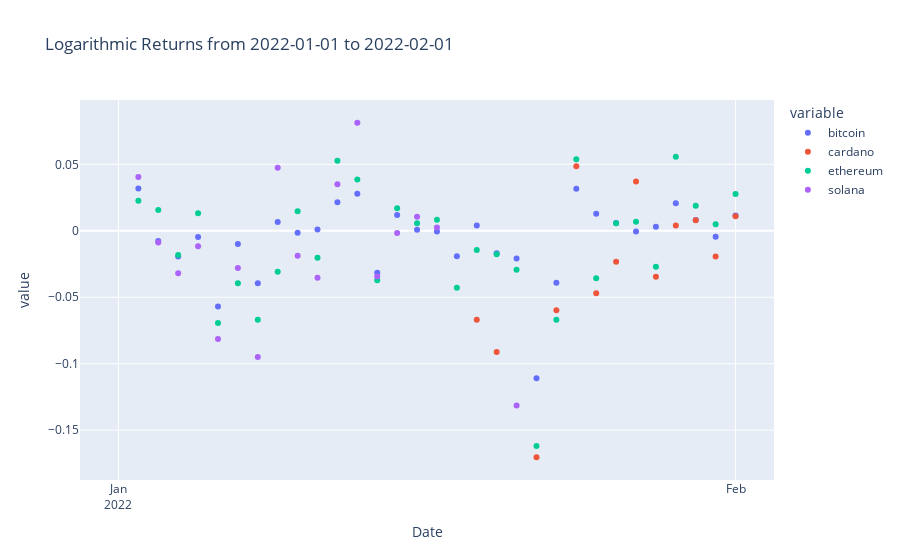

This figure's notebook cell:
### Markdown cell above
## Logarithmic returns
* return in period t can be expressed in terms of prices of period t and t + 1 in the following way ${R(t,x_{k_i}) = log \left({R(t,x_{k_i}) \over R(t+1,(x_{k_i})}\right)}$
* apply the logarithmic returns to actual market cap, the rolling mean, and rolling standard diviation 
* need to calculate the mean of daily logarithmic returns

### Code cell
import plotly.express as px

log_returns = clsROR.get_logarithmic_returns(_topNassets_df, value_col_name='market_cap')
trans_log_returns = clsETL.transfrom_data(log_returns,value_col_name="log")
_min_date = (trans_log_returns["Date"].min()).date()
_max_date = (trans_log_returns["Date"].max()).date()
_title = "Actuals logarithmic Returns from "+str(_min_date)+" to "+str(_max_date)
fig = px.scatter(trans_log_returns, x="Date", y=trans_log_returns.columns,
              hover_data={"Date": "|%B %d, %Y"},
              title=_title)
fig.update_xaxes(
    dtick="M1",
    tickformat="%b\n%Y")
fig.show()

### Figure 1 — Plotly figure (JSON) as saved in the notebook; plotly's stock layout.template omitted (floating-point values rounded to 4 significant figures)
{"data": [{"hovertemplate": "variable=bitcoin<br>Date=%{x|%B %d, %Y}<br>value=%{y}<extra></extra>", "legendgroup": "bitcoin", "marker": {"color": "#636efa", "symbol": "circle"}, "mode": "markers", "name": "bitcoin", "orientation": "v", "showlegend": true, "type": "scatter", "x": ["2022-01-01T00:00:00", "2022-01-02T00:00:00", "2022-01-03T00:00:00", "2022-01-04T00:00:00", "2022-01-05T00:00:00", "2022-01-06T00:00:00", "2022-01-07T00:00:00", "2022-01-08T00:00:00", "2022-01-09T00:00:00", "2022-01-10T00:00:00", "2022-01-11T00:00:00", "2022-01-12T00:00:00", "2022-01-13T00:00:00", "2022-01-14T00:00:00", "2022-01-15T00:00:00", "2022-01-16T00:00:00", "2022-01-17T00:00:00", "2022-01-18T00:00:00", "2022-01-19T00:00:00", "2022-01-20T00:00:00", "2022-01-21T00:00:00", "2022-01-22T00:00:00", "2022-01-23T00:00:00", "2022-01-24T00:00:00", "2022-01-25T00:00:00", "2022-01-26T00:00:00", "2022-01-27T00:00:00", "2022-01-28T00:00:00", "2022-01-29T00:00:00", "2022-01-30T00:00:00", "2022-01-31T00:00:00", "2022-02-01T00:00:00"], "xaxis": "x", "y": [null, 0.03185, -0.007786, -0.01936, -0.004654, -0.05696, -0.009956, -0.03956, 0.006525, -0.00157, 0.0009585, 0.02149, 0.02782, -0.03167, 0.01186, 0.0008218, -0.0005814, -0.01917, 0.003913, -0.01688, -0.0208, -0.1111, -0.0392, 0.03155, 0.01285, 0.005878, -0.0005792, 0.00306, 0.02074, 0.008059, -0.004519, 0.01152], "yaxis": "y"}, {"hovertemplate": "variable=cardano<br>Date=%{x|%B %d, %Y}<br>value=%{y}<extra></extra>", "legendgroup": "cardano", "marker": {"color": "#EF553B", "symbol": "circle"}, "mode": "markers", "name": "cardano", "orientation": "v", "showlegend": true, "type": "scatter", "x": ["2022-01-01T00:00:00", "2022-01-02T00:00:00", "2022-01-03T00:00:00", "2022-01-04T00:00:00", "2022-01-05T00:00:00", "2022-01-06T00:00:00", "2022-01-07T00:00:00", "2022-01-08T00:00:00", "2022-01-09T00:00:00", "2022-01-10T00:00:00", "2022-01-11T00:00:00", "2022-01-12T00:00:00", "2022-01-13T00:00:00", "2022-01-14T00:00:00", "2022-01-15T00:00:00", "2022-01-16T00:00:00", "2022-01-17T00:00:00", "2022-01-18T00:00:00", "2022-01-19T00:00:00", "2022-01-20T00:00:00", "2022-01-21T00:00:00", "2022-01-22T00:00:00", "2022-01-23T00:00:00", "2022-01-24T00:00:00", "2022-01-25T00:00:00", "2022-01-26T00:00:00", "2022-01-27T00:00:00", "2022-01-28T00:00:00", "2022-01-29T00:00:00", "2022-01-30T00:00:00", "2022-01-31T00:00:00", "2022-02-01T00:00:00"], "xaxis": "x", "y": [null, null, null, null, null, null, null, null, null, null, null, null, null, null, null, null, null, null, -0.06703, -0.09128, null, -0.1704, -0.05982, 0.04847, -0.04696, -0.02325, 0.037, -0.03456, 0.003909, 0.007947, -0.0193, 0.01091], "yaxis": "y"}, {"hovertemplate": "variable=ethereum<br>Date=%{x|%B %d, %Y}<br>value=%{y}<extra></extra>", "legendgroup": "ethereum", "marker": {"color": "#00cc96", "symbol": "circle"}, "mode": "markers", "name": "ethereum", "orientation": "v", "showlegend": true, "type": "scatter", "x": ["2022-01-01T00:00:00", "2022-01-02T00:00:00", "2022-01-03T00:00:00", "2022-01-04T00:00:00", "2022-01-05T00:00:00", "2022-01-06T00:00:00", "2022-01-07T00:00:00", "2022-01-08T00:00:00", "2022-01-09T00:00:00", "2022-01-10T00:00:00", "2022-01-11T00:00:00", "2022-01-12T00:00:00", "2022-01-13T00:00:00", "2022-01-14T00:00:00", "2022-01-15T00:00:00", "2022-01-16T00:00:00", "2022-01-17T00:00:00", "2022-01-18T00:00:00", "2022-01-19T00:00:00", "2022-01-20T00:00:00", "2022-01-21T00:00:00", "2022-01-22T00:00:00", "2022-01-23T00:00:00", "2022-01-24T00:00:00", "2022-01-25T00:00:00", "2022-01-26T00:00:00", "2022-01-27T00:00:00", "2022-01-28T00:00:00", "2022-01-29T00:00:00", "2022-01-30T00:00:00", "2022-01-31T00:00:00", "2022-02-01T00:00:00"], "xaxis": "x", "y": [null, 0.02251, 0.01555, -0.01821, 0.01321, -0.06942, -0.03953, -0.06687, -0.03076, 0.01473, -0.02037, 0.05259, 0.03862, -0.03724, 0.01693, 0.005646, 0.008362, -0.04289, -0.01447, -0.01768, -0.02928, -0.162, -0.0669, 0.05371, -0.03567, 0.005737, 0.006858, -0.02706, 0.05566, 0.01873, 0.004965, 0.0277], "yaxis": "y"}, {"hovertemplate": "variable=solana<br>Date=%{x|%B %d, %Y}<br>value=%{y}<extra></extra>", "legendgroup": "solana", "marker": {"color": "#ab63fa", "symbol": "circle"}, "mode": "markers", "name": "solana", "orientation": "v", "showlegend": true, "type": "scatter", "x": ["2022-01-01T00:00:00", "2022-01-02T00:00:00", "2022-01-03T00:00:00", "2022-01-04T00:00:00", "2022-01-05T00:00:00", "2022-01-06T00:00:00", "2022-01-07T00:00:00", "2022-01-08T00:00:00", "2022-01-09T00:00:00", "2022-01-10T00:00:00", "2022-01-11T00:00:00", "2022-01-12T00:00:00", "2022-01-13T00:00:00", "2022-01-14T00:00:00", "2022-01-15T00:00:00", "2022-01-16T00:00:00", "2022-01-17T00:00:00", "2022-01-18T00:00:00", "2022-01-19T00:00:00", "2022-01-20T00:00:00", "2022-01-21T00:00:00", "2022-01-22T00:00:00", "2022-01-23T00:00:00", "2022-01-24T00:00:00", "2022-01-25T00:00:00", "2022-01-26T00:00:00", "2022-01-27T00:00:00", "2022-01-28T00:00:00", "2022-01-29T00:00:00", "2022-01-30T00:00:00", "2022-01-31T00:00:00", "2022-02-01T00:00:00"], "xaxis": "x", "y": [null, 0.04042, -0.008847, -0.03197, -0.01168, -0.08144, -0.02798, -0.09494, 0.04743, -0.01889, -0.03538, 0.03491, 0.08127, -0.03446, -0.001632, 0.01058, 0.002446, null, null, null, -0.1315, null, null, null, null, null, null, null, null, null, null, null], "yaxis": "y"}], "layout": {"legend": {"title": {"text": "variable"}, "tracegroupgap": 0}, "title": {"text": "Logarithmic Returns from 2022-01-01 to 2022-02-01"}, "xaxis": {"anchor": "y", "domain": [0, 1], "dtick": "M1", "tickformat": "%b\n%Y", "title": {"text": "Date"}}, "yaxis": {"anchor": "x", "domain": [0, 1], "title": {"text": "value"}}}}
